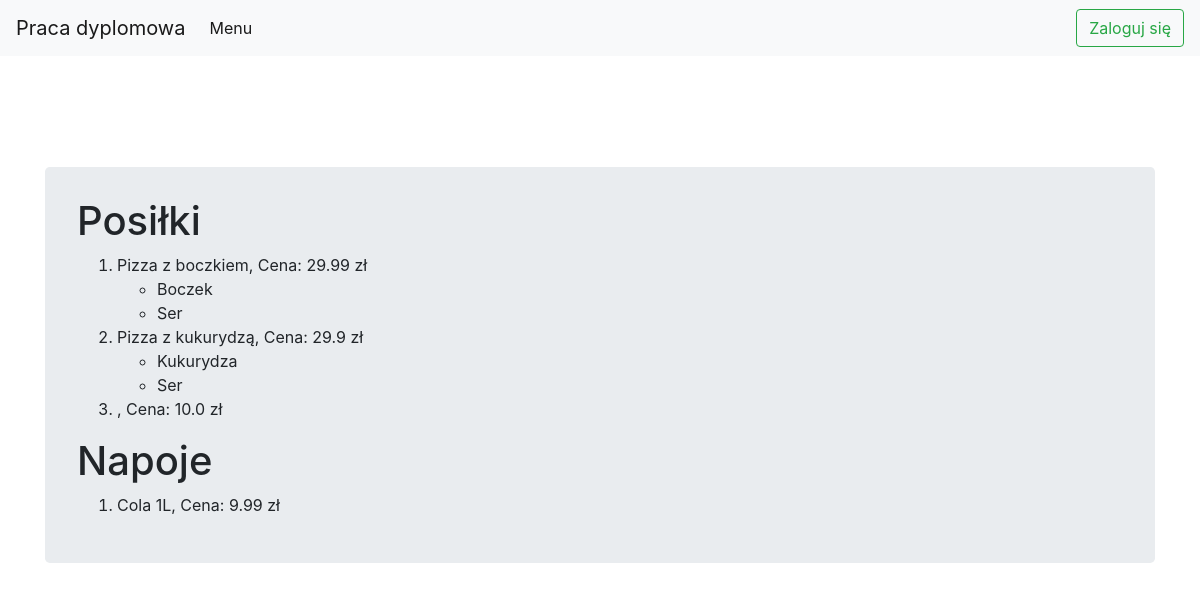
/products/, run on an earlier commit of the app's database.
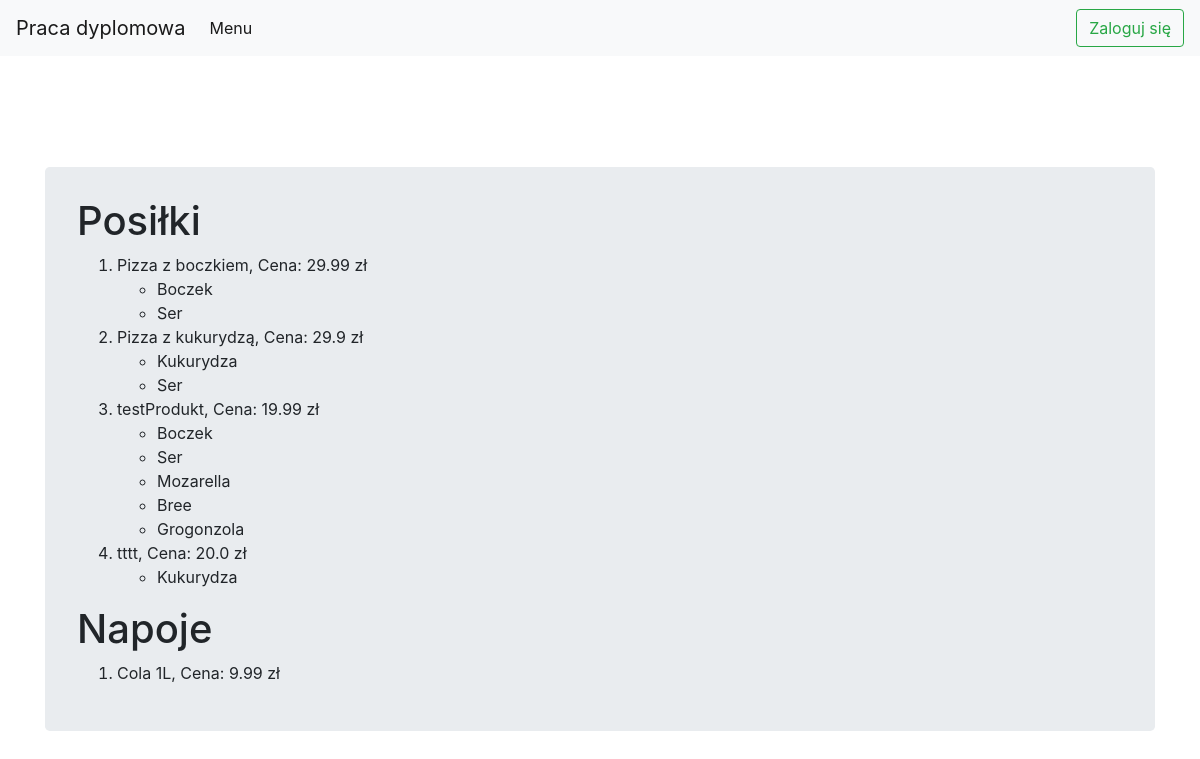
And on a later commit of the database.
### restaurantApp/models.py (models this page shows, shortened)
class Product(models.Model):
    name = models.CharField(max_length=100)
    price = models.FloatField()
    PRODUCT_TYPES = (
        ('N', 'Napój'),
        ('P', 'Posiłek'),
        ('D', 'Dodatek')
    )
    product_type = models.CharField(max_length=3, choices=PRODUCT_TYPES, default='P')

class ProductIngredient(models.Model):
    product = models.ForeignKey(Product, on_delete=models.CASCADE)
    ingredient = models.ForeignKey(Ingredient, on_delete=models.CASCADE)
    quantity_usage = models.IntegerField(default=0)

class Ingredient(models.Model):
    name = models.CharField(max_length=100)
    QUANTITY_TYPES = (
        ('GR', 'Gramy'),
        ('SZT', 'Sztuki')
    )
    quantity_type = models.CharField(max_length=3, choices=QUANTITY_TYPES, default='GR')
    INGREDIENT_TYPES = (
        ('ND', 'NOT DEFINED'),
        ('S', 'Ser'),
        ('M', 'Mięso'),
        ('W', 'Warzywo'),
        ('N', 'Napój'),
    )
    ingredient_type = models.CharField(max_length=3, choices=INGREDIENT_TYPES, default='ND')

### restaurantApp/views.py (the view)
# urls.py: path("products/", views.product_list, name="products"),
def product_list(request):
    products = Product.objects.all()
    products_ingredients = ProductIngredient.objects.all()
    return_directory = {"products": products, "products_ingredients": products_ingredients}
    return render(request, "restaurantApp/products.html", context=return_directory)

### templates/restaurantApp/products.html (shortened to what this page needs)
<!DOCTYPE html>
{% extends "restaurantApp/base.html" %}
{% block body_block %}
    <div class="jumbotron">
        <h1 >Posiłki</h1>
        <ol>
            {% for product in products %}
                {% if product.product_type == 'P' %}
                    <li> {{ product.name }}, Cena: {{ product.price }} zł </li>
                    <ul>
                        {% for product_ingredient in products_ingredients %}
                            {% if product == product_ingredient.product %}
                                <li>
                                    {{ product_ingredient.ingredient.name }}
                                </li>
                            {% endif %}
                        {% endfor %}
                    </ul>
                {% endif %}
            {% endfor %}
        </ol>
        <h1>Napoje</h1>
        <ol>
            {% for product in products %}
                {% if product.product_type == 'N' %}
                    <li> {{ product.name }}, Cena: {{ product.price }} zł </li>
                {% endif %}
            {% endfor %}
        </ol>
    </div>
{% endblock %}

### templates/restaurantApp/base.html (shortened to what this page needs)
<!DOCTYPE html>
{% load static %}
<html lang="en">
<head>
    <link rel="stylesheet" href="{% static 'libraries/bootstrap.css' %}">
    <link rel="stylesheet" href="{% static 'css/base.css' %}">
</head>
<body>
<nav class="navbar navbar-expand-lg navbar-light bg-light">
    <a class="navbar-brand" href="{% url "restaurantApp:index" %}">Praca dyplomowa</a>
    <div class="collapse navbar-collapse" id="navbarSupportedContent">
        <ul class="navbar-nav mr-auto">
            <li class="nav-item active">
                <a class="nav-link" href="{% url "restaurantApp:products" %}">Menu</a>
            </li>
        </ul>
        <form class="form-inline my-2 my-lg-0">
            {% if user.is_authenticated %}
                <button class="btn btn-outline-success my-2 my-sm-0" type="button"
                        onclick="location.href='{% url "restaurantApp:logout" %}'">Wyloguj się
                </button>
            {% else %}
                <button class="loginButton btn btn-outline-success my-2 my-sm-0" type="button">Zaloguj się</button>
            {% endif %}
        </form>
    </div>
</nav>
<div class="container">
    {% block body_block %}
    {% endblock %}
</div>
</body>
</html>

### static/css/base.css (style rules this page uses)
html { overflow: hidden; }
body { margin: 0; box-sizing: border-box; }
html, body { height: 100%; width: 100%; background: url("/static/img/b3.JPG") no-repeat 0 0 scroll; height: 100%; width: 100%; background-position: 0px -40px; background-repeat: no-repeat; background-size: cover; }
.jumbotron { height: 100%; margin-bottom: 20px; margin-top: 20px; padding-top: 30px; padding-bottom: 30px; }

### templates/restaurantApp/products.html (style rules this page uses)
.jumbotron { margin-top: 10%; }

What changed in the data, as far as the page shows it:
removed Product: price "10.0", shown under "Posiłki"
added Product: name "testProdukt", price "19.99", shown under "Posiłki"
added ProductIngredient: ingredient.name "Boczek", shown under "testProdukt"
added ProductIngredient: ingredient.name "Ser", shown under "testProdukt"
added ProductIngredient: ingredient.name "Mozarella", shown under "testProdukt"
added ProductIngredient: ingredient.name "Bree", shown under "testProdukt"
added ProductIngredient: ingredient.name "Grogonzola", shown under "testProdukt"
added Product: name "tttt", price "20.0", shown under "Posiłki"
added ProductIngredient: ingredient.name "Kukurydza", shown under "tttt"
